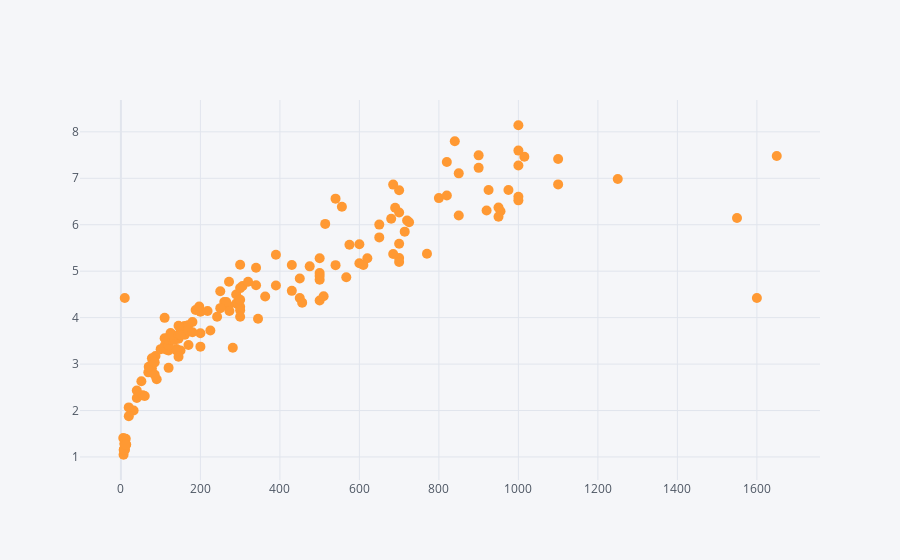

The cell this chart's notebook holds for it:
### Code cell
bagsdata.iplot(kind='scatter',x='Cost',y='Width',mode='markers',size=10)

### Figure 1 — Plotly figure (JSON) as saved in the notebook; plotly's stock layout.template omitted (floating-point values rounded to 4 significant figures; data arrays with more than 128 entries replaced by an {"elided": "..."} marker saying what was removed)
{"data": [{"line": {"color": "rgba(255, 153, 51, 1.0)", "dash": "solid", "shape": "linear", "width": 1.3}, "marker": {"size": 10, "symbol": "circle"}, "mode": "markers", "name": "Width", "text": "", "type": "scatter", "x": {"elided": "159 float values"}, "y": {"elided": "159 float values"}}], "layout": {"legend": {"bgcolor": "#F5F6F9", "font": {"color": "#4D5663"}}, "paper_bgcolor": "#F5F6F9", "plot_bgcolor": "#F5F6F9", "title": {"font": {"color": "#4D5663"}}, "xaxis": {"gridcolor": "#E1E5ED", "showgrid": true, "tickfont": {"color": "#4D5663"}, "title": {"font": {"color": "#4D5663"}, "text": ""}, "zerolinecolor": "#E1E5ED"}, "yaxis": {"gridcolor": "#E1E5ED", "showgrid": true, "tickfont": {"color": "#4D5663"}, "title": {"font": {"color": "#4D5663"}, "text": ""}, "zerolinecolor": "#E1E5ED"}}}
